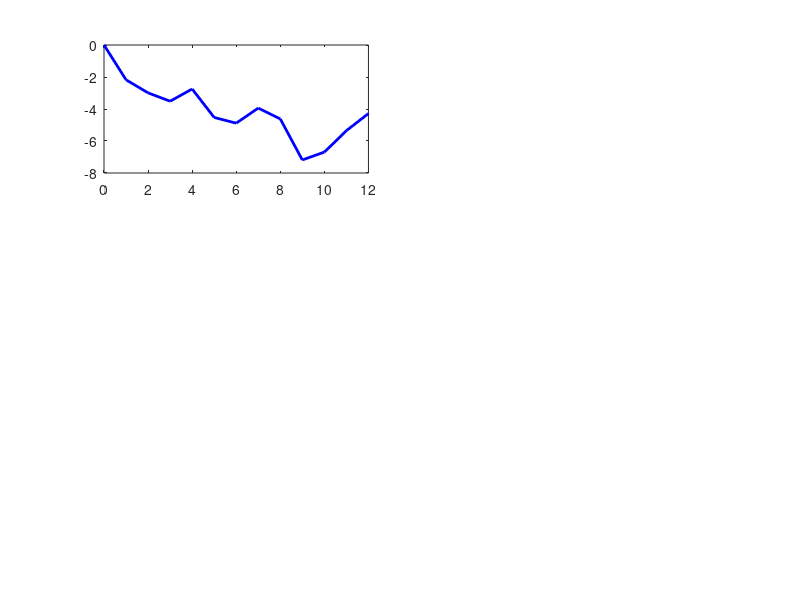

Write the MATLAB code that produced this figure. (Note: this script raises an error after producing the figure.)
%% Optimal Social Planning in a Pandemic (Iterative LQR Approach)
% Basierend auf Pesenti (2026) und Bertsekas (2017)
% UPDATE: Bilineare Epidemiologie mit iterativer Linearisierung
%         um eine Referenztrajektorie (iLQR / Sequential LQ)
%
% KERNÄNDERUNG gegenüber LQR3.m:
% Alt (additiv):       theta_{k+1} = rho_theta * theta_k - phi_S * S_k
% Neu (bilinear):      theta_{k+1} = rho_theta * (1 - phi_S * S_k) * theta_k
%
% Die bilineare Dynamik ist epidemiologisch korrekt: NPIs senken die
% effektive Reproduktionsrate, nicht das Infektionsniveau direkt.
% Da der Term S_k * theta_k nicht LQR-kompatibel ist, linearisieren wir
% um eine zeitabhängige Referenztrajektorie und iterieren bis zur Konvergenz.

clear; clc; close all;

%% 1. PARAMETER KALIBRIERUNG
% Zeithorizont
N = 12;             
beta = 0.99;        

% Ökonomische Basis-Parameter
rho_y   = 0.8;      % Persistenz Output Gap
gamma_y = 0.05;     % Automatic Stabilizers (OECD Standard)
r       = 0.001;    % Realzins

% Epidemiologische Parameter
rho_theta   = 1.35;    % Infektionswachstum (>1: explosiv ohne Intervention)
delta_theta = 0.02;  % Sterberate (IFR)

% --- POLICY PARAMETER ---

% 1. Social Distancing (S)
alpha_S = 0.2;      % Kontraktionärer Effekt auf GDP pro Einheit S
phi_S   = 0.8;       % Effektivität: Reduktion der Reproduktionsrate

% 2. Fiskalpolitik - Disaggregiert
alpha_F_exp  = 1;   kappa_F_exp  = 1;   % Expenditure
alpha_F_rev  = 0.1;    kappa_F_rev  = 0.8;  % Revenue (Tax Cuts)
alpha_F_loan = 0.05;   kappa_F_loan = 0.2;   % Loans & Guarantees

%% 2. ZEITINVARIANTE SYSTEMMATRIZEN (Teile von A und B, die sich nicht ändern)
% Zustandsvektor x = [y; d; b; theta] (4x1)
% Controlvektor  u = [S; F_exp; F_rev; F_loan] (4x1)

% Die ersten 3 Zeilen von A sind zeitinvariant
% Nur Zeile 4 (Infektionsdynamik) wird zeitvariant durch die Linearisierung
A_base = [rho_y,      0,      0,      0; 
          0,          0,      0,      delta_theta;
          -gamma_y,   0,      (1+r),  0;
          0,          0,      0,      0];  % <-- Zeile 4 wird in der Schleife gesetzt

% Die ersten 3 Zeilen von B sind zeitinvariant
% Nur B(4,1) wird zeitvariant (Lockdown-Effekt hängt von theta_bar ab)
B_base = [  -alpha_S,   alpha_F_exp,   alpha_F_rev,   alpha_F_loan;
             0,          0,             0,             0;
             0,          kappa_F_exp,   kappa_F_rev,   kappa_F_loan;
             0,          0,             0,             0];  % <-- B(4,1) wird gesetzt

%% 3. GEWICHTUNGSMATRIZEN (COST FUNCTION) - unverändert

% Running Cost
w_y = 1;       
w_d = 10000;   
w_b = 1;       
Q_base = diag([w_y, w_d, w_b, 0]); 

% Control Cost
r_S    = 0.05;  
r_exp  = 0.5;  
r_rev  = 0.3;  
r_loan = 0.2;  
R = diag([r_S, r_exp, r_rev, r_loan]);

% Terminal Cost
W_b = 10;   
Q_N = diag([0, 0, W_b, 0]);

%% 4. INITIAL STATE
x0 = [0; 0; 0; 0.1];   % 10% Infektionen, Rest am Steady State

% Noise (vorgeneriert für Reproduzierbarkeit)
sigma_noise = 0.01; 
rng(42); 
noise_vec = zeros(4, N);
for t = 1:N
    noise_vec(4, t) = randn() * sigma_noise;
end

%% 5. ITERATIVE LQR (iLQR)
% =========================================================================
% Algorithmus:
%   1. Initialisiere Referenztrajektorie (z.B. ohne Lockdown)
%   2. Linearisiere bilineares System um Referenz → A_k, B_k
%   3. Löse LQR rückwärts (Riccati) → K_k
%   4. Simuliere vorwärts mit NICHTLINEARER Dynamik → neue Trajektorie
%   5. Prüfe Konvergenz. Falls nicht: Referenz updaten → zurück zu 2.
% =========================================================================

max_iter = 50;        % Maximale Iterationen
tol      = 1e-6;      % Konvergenztoleranz (auf theta-Trajektorie)
step_size = 0.7;      % Dämpfung für Referenz-Update (0<alpha<=1)
                       % alpha < 1 verhindert Oszillationen

fprintf('=== Iterative LQR (Bilineare Epidemiologie) ===\n');
fprintf('Maximale Iterationen: %d, Toleranz: %.1e\n\n', max_iter, tol);

% --- Schritt 1: Initiale Referenztrajektorie ---
% Ohne Lockdown: theta wächst mit rho_theta, kein Fiscal Stimulus
theta_bar = zeros(1, N+1);
S_bar     = zeros(1, N);
theta_bar(1) = x0(4);
for k = 1:N
    theta_bar(k+1) = rho_theta * theta_bar(k);  % Unkontrolliertes Wachstum
end

% Speicher für die finale Lösung
K_final = cell(N, 1);
x_final = [];
u_final = [];

for iter = 1:max_iter
    
    % --- Schritt 2: Zeitvariante A_k, B_k aus Referenztrajektorie ---
    A_k = cell(N, 1);
    B_k = cell(N, 1);
    
    for k = 1:N
        % A_k: Zeile 4 wird zeitvariant
        % Partielle Ableitung df/d(theta) = rho_theta * (1 - phi_S * S_bar_k)
        A_temp = A_base;
        A_temp(4,4) = rho_theta * (1 - phi_S * S_bar(k));
        A_k{k} = A_temp;
        
        % B_k: Eintrag (4,1) wird zeitvariant
        % Partielle Ableitung df/d(S) = -rho_theta * phi_S * theta_bar_k
        B_temp = B_base;
        B_temp(4,1) = -rho_theta * phi_S * theta_bar(k);
        B_k{k} = B_temp;
    end
    
    % --- Schritt 3: Backward Riccati Recursion (zeitvariant) ---
    P = cell(N+1, 1);
    K = cell(N, 1);
    P{N+1} = Q_N;
    
    for k = N:-1:1
        P_disc = P{k+1} * beta;
        
        % Zeitvariante Matrizen verwenden!
        Ak = A_k{k};
        Bk = B_k{k};
        
        inv_term = inv(R + Bk' * P_disc * Bk);
        K{k} = inv_term * Bk' * P_disc * Ak;
        P{k} = Q_base + Ak' * P_disc * Ak - Ak' * P_disc * Bk * K{k};
    end
    
    % --- Schritt 4: Forward Simulation mit NICHTLINEARER Dynamik ---
    x = zeros(4, N+1);
    u = zeros(4, N);
    x(:, 1) = x0;
    
    for k = 1:N
        % Optimale Policy aus linearisiertem System
        desired_u = -K{k} * x(:, k);
        
        % Constraints
        desired_u(1) = max(0, min(1, desired_u(1)));  % S in [0, 1]
        desired_u(2:4) = max(0, desired_u(2:4));      % F >= 0
        
        u(:, k) = desired_u;
        
        % NICHTLINEARE Dynamik für theta!
        % Zeilen 1-3: Linear (wie gehabt)
        % Zeile 4:    Bilinear theta_{k+1} = rho_theta*(1 - phi_S*S_k)*theta_k
        S_k = u(1, k);
        
        x(1, k+1) = rho_y * x(1,k) - alpha_S * S_k ...
                     + alpha_F_exp * u(2,k) + alpha_F_rev * u(3,k) ...
                     + alpha_F_loan * u(4,k);
        
        x(2, k+1) = delta_theta * x(4, k);
        
        x(3, k+1) = (1+r) * x(3,k) - gamma_y * x(1,k) ...
                     + kappa_F_exp * u(2,k) + kappa_F_rev * u(3,k) ...
                     + kappa_F_loan * u(4,k);
        
        % *** BILINEARE EPIDEMIOLOGIE ***
        x(4, k+1) = rho_theta * (1 - phi_S * S_k) * x(4,k) + noise_vec(4,k);
    end
    
    % --- Schritt 5: Konvergenzcheck ---
    theta_new = x(4, :);
    S_new     = u(1, :);
    
    delta_traj = norm(theta_new - theta_bar) / (norm(theta_bar) + 1e-12);
    
    if iter <= 5 || mod(iter, 10) == 0
        fprintf('  Iteration %3d: ||delta_theta|| = %.2e\n', iter, delta_traj);
    end
    
    if delta_traj < tol
        fprintf('\n  *** Konvergenz erreicht nach %d Iterationen (tol = %.1e) ***\n', iter, tol);
        K_final = K;
        x_final = x;
        u_final = u;
        break;
    end
    
    % --- Schritt 6: Referenztrajektorie updaten (gedämpft) ---
    % Dämpfung verhindert Oszillationen: 
    %   theta_bar_new = (1-alpha)*theta_bar_old + alpha*theta_simuliert
    theta_bar = (1 - step_size) * theta_bar + step_size * theta_new;
    S_bar     = (1 - step_size) * S_bar     + step_size * S_new;
    
    K_final = K;
    x_final = x;
    u_final = u;
end

if delta_traj >= tol
    fprintf('\n  WARNUNG: Keine Konvergenz nach %d Iterationen (delta = %.2e)\n', max_iter, delta_traj);
end

% Ergebnis übernehmen
x = x_final;
u = u_final;
K = K_final;

fprintf('\n=== Simulation abgeschlossen ===\n');

%% 6. VISUALISIERUNG DER ERGEBNISSE

time = 0:N;
figure('Name', 'iLQR: Bilinear Epidemiology', 'Color', 'w', 'Position', [100 100 1200 800]);

% --- Linke Spalte: Zustände ---

subplot(3, 2, 1);
plot(time, x(1,:)*100, 'LineWidth', 2, 'Color', 'b');
yline(0, '--k'); title('Output Gap (y)'); ylabel('% Deviation'); grid on;

subplot(3, 2, 3);
plot(time, x(2,:)*100, 'LineWidth', 2, 'Color', 'r');
title('Excess Mortality (d)'); ylabel('% Population'); grid on;

subplot(3, 2, 5);
plot(time, x(3,:)*100, 'LineWidth', 2, 'Color', 'm'); 
title('Public Debt Increase (b)'); ylabel('% GDP'); grid on;

% --- Rechte Spalte: Controls & Epidemie ---

subplot(3, 2, 2);
plot(time, x(4,:)*100, 'LineWidth', 2, 'Color', 'k');
title('Infection Rate (\theta) — Bilinear Dynamics'); ylabel('% Infected'); grid on;

subplot(3, 2, 4);
bar(time(1:end-1), u(1, :), 'FaceColor', [0 0.4470 0.7410]);
title('Policy: Social Distancing (S)'); ylim([0 1]); ylabel('Index (0-1)'); grid on;

% Stacked Bar Chart für Fiscal Mix
subplot(3, 2, 6);
fiscal_data = u(2:4, :)' * 100;
b_plot = bar(time(1:end-1), fiscal_data, 'stacked');
b_plot(1).FaceColor = [0.8500 0.3250 0.0980];
b_plot(2).FaceColor = [0.9290 0.6940 0.1250];
b_plot(3).FaceColor = [0.4660 0.6740 0.1880];
title('Policy: Fiscal Stimulus Decomposition'); 
ylabel('% GDP'); 
legend({'Expenditure', 'Tax Cuts', 'Guarantees'}, 'Location', 'NorthEast');
grid on;

%% 7. VERGLEICH: ADDITIVES LQR vs. iLQR (Bilinear)
% =========================================================================
% Wir lösen dasselbe Problem auch mit dem alten additiven Modell, um den
% Unterschied zu demonstrieren. Dies dient als Robustness Check.
% =========================================================================

fprintf('\n=== Vergleich: Additives LQR (alt) vs. iLQR (neu) ===\n');

% Altes additives Modell (konstante A, B)
A_additive = [rho_y,      0,      0,      0; 
              0,          0,      0,      delta_theta;
              -gamma_y,   0,      (1+r),  0;
              0,          0,      0,      rho_theta];

B_additive = [-alpha_S,   alpha_F_exp,   alpha_F_rev,   alpha_F_loan;
               0,          0,             0,             0;
               0,          kappa_F_exp,   kappa_F_rev,   kappa_F_loan;
              -phi_S,      0,             0,             0];

% Standard-LQR Backward Recursion (zeitinvariant)
P_add = cell(N+1, 1);
K_add = cell(N, 1);
P_add{N+1} = Q_N;

for k = N:-1:1
    P_disc = P_add{k+1} * beta;
    inv_term = inv(R + B_additive' * P_disc * B_additive);
    K_add{k} = inv_term * B_additive' * P_disc * A_additive;
    P_add{k} = Q_base + A_additive' * P_disc * A_additive ...
               - A_additive' * P_disc * B_additive * K_add{k};
end

% Forward Simulation mit ADDITIVER Dynamik (alt)
x_add = zeros(4, N+1);
u_add = zeros(4, N);
x_add(:, 1) = x0;

for k = 1:N
    desired_u = -K_add{k} * x_add(:, k);
    desired_u(1) = max(0, min(1, desired_u(1)));
    desired_u(2:4) = max(0, desired_u(2:4));
    u_add(:, k) = desired_u;
    x_add(:, k+1) = A_additive * x_add(:, k) + B_additive * u_add(:, k) + noise_vec(:, k);
end

% Forward Simulation: Additive Policy angewendet auf BILINEARE Realität
% (Was passiert, wenn der Planner das falsche Modell verwendet?)
x_add_real = zeros(4, N+1);
x_add_real(:, 1) = x0;

for k = 1:N
    % Policy kommt aus dem additiven Modell
    desired_u = -K_add{k} * x_add_real(:, k);
    desired_u(1) = max(0, min(1, desired_u(1)));
    desired_u(2:4) = max(0, desired_u(2:4));
    
    S_k = desired_u(1);
    
    % Aber die REALITÄT ist bilinear!
    x_add_real(1, k+1) = rho_y * x_add_real(1,k) - alpha_S * S_k ...
                         + alpha_F_exp * desired_u(2) + alpha_F_rev * desired_u(3) ...
                         + alpha_F_loan * desired_u(4);
    x_add_real(2, k+1) = delta_theta * x_add_real(4, k);
    x_add_real(3, k+1) = (1+r) * x_add_real(3,k) - gamma_y * x_add_real(1,k) ...
                         + kappa_F_exp * desired_u(2) + kappa_F_rev * desired_u(3) ...
                         + kappa_F_loan * desired_u(4);
    x_add_real(4, k+1) = rho_theta * (1 - phi_S * S_k) * x_add_real(4,k) + noise_vec(4,k);
end

% Vergleichsplot
figure('Name', 'Model Comparison: Additive vs. Bilinear', 'Color', 'w', ...
       'Position', [100 100 1200 600]);

subplot(2, 3, 1);
plot(time, x(4,:)*100, 'b-', 'LineWidth', 2); hold on;
plot(time, x_add(4,:)*100, 'r--', 'LineWidth', 2);
plot(time, x_add_real(4,:)*100, 'k:', 'LineWidth', 2);
legend('iLQR (bilinear)', 'Additive LQR (eigene Welt)', ...
       'Additive Policy in bilinearer Realität', 'Location', 'NorthEast');
title('Infection Rate (\theta)'); ylabel('% Infected'); grid on;

subplot(2, 3, 2);
plot(time, x(1,:)*100, 'b-', 'LineWidth', 2); hold on;
plot(time, x_add(1,:)*100, 'r--', 'LineWidth', 2);
plot(time, x_add_real(1,:)*100, 'k:', 'LineWidth', 2);
title('Output Gap (y)'); ylabel('% Deviation'); grid on;

subplot(2, 3, 3);
plot(time, x(2,:)*100, 'b-', 'LineWidth', 2); hold on;
plot(time, x_add(2,:)*100, 'r--', 'LineWidth', 2);
plot(time, x_add_real(2,:)*100, 'k:', 'LineWidth', 2);
title('Excess Mortality (d)'); ylabel('% Population'); grid on;

subplot(2, 3, 4);
plot(time, x(3,:)*100, 'b-', 'LineWidth', 2); hold on;
plot(time, x_add(3,:)*100, 'r--', 'LineWidth', 2);
plot(time, x_add_real(3,:)*100, 'k:', 'LineWidth', 2);
title('Public Debt (b)'); ylabel('% GDP'); grid on;

subplot(2, 3, 5);
bar_data = [u(1,:)', u_add(1,:)'];
bar(time(1:end-1), bar_data);
legend('iLQR', 'Additive LQR'); 
title('Social Distancing (S)'); ylabel('Intensity'); grid on;

subplot(2, 3, 6);
% Gesamter Fiskal-Stimulus Vergleich
total_fiscal_ilqr = sum(u(2:4,:), 1) * 100;
total_fiscal_add  = sum(u_add(2:4,:), 1) * 100;
bar_data = [total_fiscal_ilqr', total_fiscal_add'];
bar(time(1:end-1), bar_data);
legend('iLQR', 'Additive LQR');
title('Total Fiscal Stimulus'); ylabel('% GDP'); grid on;

sgtitle('Robustness Check: Additive vs. Bilinear Epidemiology', 'FontWeight', 'bold');

%% 8. COUNTERFACTUAL: ZU FRÜHE ÖFFNUNG (jetzt mit bilinearer Dynamik)

x_cf = zeros(4, N+1);
x_cf(:, 1) = x0; 
u_cf = zeros(4, N);   

for k = 1:N
    desired_u = -K{k} * x_cf(:, k);
    desired_u(1) = max(0, min(1, desired_u(1)));
    desired_u(2:4) = max(0, desired_u(2:4));
    
    % INTERVENTION: Ab Q5 kein Lockdown mehr
    if k >= 5
        desired_u(1) = 0; 
    end
    
    u_cf(:, k) = desired_u;
    S_k = u_cf(1, k);
    
    % Bilineare Dynamik
    x_cf(1, k+1) = rho_y * x_cf(1,k) - alpha_S * S_k ...
                   + alpha_F_exp * u_cf(2,k) + alpha_F_rev * u_cf(3,k) ...
                   + alpha_F_loan * u_cf(4,k);
    x_cf(2, k+1) = delta_theta * x_cf(4, k);
    x_cf(3, k+1) = (1+r) * x_cf(3,k) - gamma_y * x_cf(1,k) ...
                   + kappa_F_exp * u_cf(2,k) + kappa_F_rev * u_cf(3,k) ...
                   + kappa_F_loan * u_cf(4,k);
    x_cf(4, k+1) = rho_theta * (1 - phi_S * S_k) * x_cf(4,k) + noise_vec(4,k);
end

% Vergleichs-Plot
figure('Name', 'Counterfactual: Premature Opening (Bilinear)', 'Color', 'w');

subplot(2, 1, 1);
plot(time, x(4,:)*100, 'b', 'LineWidth', 2); hold on;
plot(time, x_cf(4,:)*100, '--r', 'LineWidth', 2);
legend('Optimal Policy (iLQR)', 'Premature Opening (after Q5)');
title('Infection Rate (\theta): The "Bounce Back" Effect');
ylabel('% Infected'); grid on; axis tight;

subplot(2, 1, 2);
stairs(time(1:end-1), u(1, :), 'b', 'LineWidth', 2); hold on;
stairs(time(1:end-1), u_cf(1, :), '--r', 'LineWidth', 2);
title('Lockdown Intensity (S)');
ylabel('Intensity (0-1)'); ylim([-0.1 1.1]);
legend('Optimal', 'Premature Opening'); grid on;


%% 9. WELFARE COST BERECHNUNG
% Vergleiche die Gesamtkosten der drei Ansätze

fprintf('\n=== Welfare Cost Vergleich ===\n');

% Kostenfunktion berechnen
compute_cost = @(x_traj, u_traj) compute_welfare(x_traj, u_traj, Q_base, Q_N, R, beta, N);

J_ilqr     = compute_cost(x, u);
J_additive = compute_cost(x_add_real, u_add);  % Additive Policy in bilinearer Welt
J_cf       = compute_cost(x_cf, u_cf);

fprintf('  iLQR (bilinear, optimal):          J = %.4f\n', J_ilqr);
fprintf('  Additives LQR in bilinearer Welt:  J = %.4f  (Gap: %+.1f%%)\n', ...
        J_additive, (J_additive - J_ilqr)/J_ilqr * 100);
fprintf('  Premature Opening:                 J = %.4f  (Gap: %+.1f%%)\n', ...
        J_cf, (J_cf - J_ilqr)/J_ilqr * 100);

%% 10. KONVERGENZDIAGNOSTIK
% Zeige, wie sich die Trajektorie über die Iterationen verändert hat.
% (Dafür müssen wir den iLQR nochmal laufen lassen und Zwischenstände speichern)

fprintf('\n=== Konvergenzdiagnostik ===\n');

% Erneut iterieren, aber theta-Trajektorie jeder Iteration speichern
theta_history = zeros(max_iter, N+1);
theta_bar_diag = zeros(1, N+1);
S_bar_diag = zeros(1, N);
theta_bar_diag(1) = x0(4);
for k = 1:N
    theta_bar_diag(k+1) = rho_theta * theta_bar_diag(k);
end

conv_history = zeros(max_iter, 1);

for iter = 1:max_iter
    % Linearisieren
    A_k_d = cell(N, 1);
    B_k_d = cell(N, 1);
    for k = 1:N
        A_temp = A_base;
        A_temp(4,4) = rho_theta * (1 - phi_S * S_bar_diag(k));
        A_k_d{k} = A_temp;
        B_temp = B_base;
        B_temp(4,1) = -rho_theta * phi_S * theta_bar_diag(k);
        B_k_d{k} = B_temp;
    end
    
    % Backward
    P_d = cell(N+1, 1);
    K_d = cell(N, 1);
    P_d{N+1} = Q_N;
    for k = N:-1:1
        P_disc = P_d{k+1} * beta;
        Ak = A_k_d{k}; Bk = B_k_d{k};
        inv_term = inv(R + Bk' * P_disc * Bk);
        K_d{k} = inv_term * Bk' * P_disc * Ak;
        P_d{k} = Q_base + Ak' * P_disc * Ak - Ak' * P_disc * Bk * K_d{k};
    end
    
    % Forward (nichtlinear)
    x_d = zeros(4, N+1);
    u_d = zeros(4, N);
    x_d(:, 1) = x0;
    for k = 1:N
        desired_u = -K_d{k} * x_d(:, k);
        desired_u(1) = max(0, min(1, desired_u(1)));
        desired_u(2:4) = max(0, desired_u(2:4));
        u_d(:, k) = desired_u;
        S_k = desired_u(1);
        x_d(1, k+1) = rho_y * x_d(1,k) - alpha_S * S_k ...
                     + alpha_F_exp * u_d(2,k) + alpha_F_rev * u_d(3,k) ...
                     + alpha_F_loan * u_d(4,k);
        x_d(2, k+1) = delta_theta * x_d(4, k);
        x_d(3, k+1) = (1+r) * x_d(3,k) - gamma_y * x_d(1,k) ...
                     + kappa_F_exp * u_d(2,k) + kappa_F_rev * u_d(3,k) ...
                     + kappa_F_loan * u_d(4,k);
        x_d(4, k+1) = rho_theta * (1 - phi_S * S_k) * x_d(4,k) + noise_vec(4,k);
    end
    
    theta_history(iter, :) = x_d(4, :);
    conv_history(iter) = norm(x_d(4,:) - theta_bar_diag) / (norm(theta_bar_diag) + 1e-12);
    
    if conv_history(iter) < tol
        theta_history = theta_history(1:iter, :);
        conv_history = conv_history(1:iter);
        break;
    end
    
    theta_bar_diag = (1-step_size)*theta_bar_diag + step_size*x_d(4,:);
    S_bar_diag     = (1-step_size)*S_bar_diag     + step_size*u_d(1,:);
end

n_converged = length(conv_history);

figure('Name', 'Convergence Diagnostics', 'Color', 'w', 'Position', [100 100 1000 400]);

subplot(1, 2, 1);
for j = 1:min(n_converged, 10)
    alpha_val = 0.2 + 0.8 * (j / min(n_converged, 10));
    plot(time, theta_history(j,:)*100, 'Color', [0 0 1 alpha_val], 'LineWidth', 1.5);
    hold on;
end
plot(time, theta_history(end,:)*100, 'r-', 'LineWidth', 2.5);
title('Convergence of \theta Trajectory');
ylabel('% Infected'); xlabel('Period');
legend('Early iterations', '', '', '', '', '', '', '', '', 'Converged', 'Location', 'NorthEast');
grid on;

subplot(1, 2, 2);
semilogy(1:n_converged, conv_history(1:n_converged), 'b-o', 'LineWidth', 1.5, 'MarkerSize', 4);
hold on;
yline(tol, '--r', 'Tolerance', 'LineWidth', 1);
title('Convergence Rate');
xlabel('Iteration'); ylabel('||delta \theta|| (relative)');
grid on;

fprintf('  Konvergiert nach %d Iterationen.\n', n_converged);


%% === HILFSFUNKTION ===

function J = compute_welfare(x_traj, u_traj, Q_base, Q_N, R, beta, N)
    J = 0;
    for k = 1:N
        step_cost = x_traj(:,k)' * Q_base * x_traj(:,k) + ...
                    u_traj(:,k)' * R * u_traj(:,k);
        J = J + (beta^(k-1)) * step_cost;
    end
    J = J + (beta^N) * (x_traj(:,N+1)' * Q_N * x_traj(:,N+1));
end
